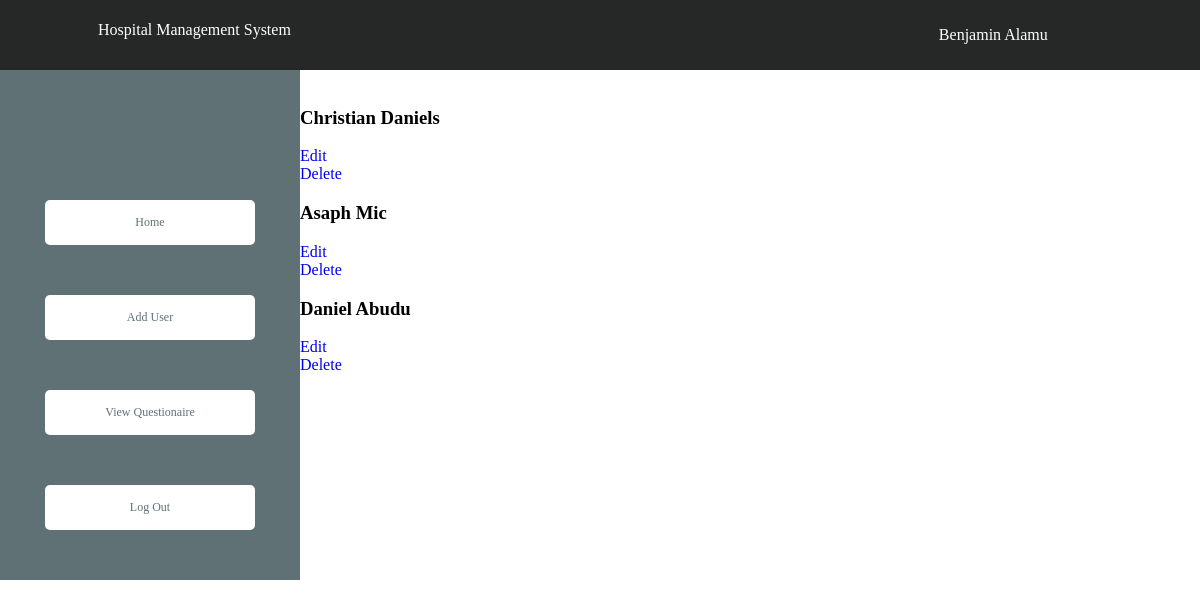
/search-patient.php (signed in), run on the app's committed database.
### tables this page shows
CREATE TABLE `patient_bio` (
  `id` int(11) NOT NULL,
  `firstname` varchar(30) NOT NULL,
  `lastname` varchar(30) NOT NULL,
  `phonenum` varchar(15) NOT NULL,
  `address` varchar(1000) DEFAULT NULL
);

### search-patient.php (the view, shortened to what this page needs)
<!DOCTYPE html>
<html lang="en" dir="ltr">
  <head>
    <link rel="stylesheet" href="css/forms.css">
    <link rel="stylesheet" href="css/main.css">
  </head>
  <body>
  <?php include "inc/header.php"; ?>
  <?php include "inc/adminleft.php"; ?>
  <div class = "rightside">
      <div>
          <?php include "inc/database.php";
          echo "<br>";
          $query = $_POST["search-patient"];
          $sql = $conn -> query("SELECT * FROM patient_bio WHERE firstname like '%" . $query . "%'  OR lastname like '%" . $query . "%'");
          $sql = $sql -> fetchAll(PDO::FETCH_ASSOC);
          foreach($sql as $result){
              echo "<h3> " . $result["firstname"] . " " . $result["lastname"] . " </h3>";
              echo "<a href = 'editpatient.php?id=". $result["id"] . "'>Edit</a>";
              echo "<a href = 'deletepatient.php?id=". $result["id"] . "'>Delete</a>";
          }
          ?>
      </div>
  </div>
</body>
</html>

### css/forms.css (style rules this page uses)
html,body { margin:0; font-family: "Montserrat"; }
.rightside { width:75%; float: right; margin : 0; margin-top: 70px; }
a { display: block; text-decoration: white; text-decoration-line: none; }

### data on the page
patient_bio: firstname "Christian", lastname "Daniels"
patient_bio: firstname "Asaph", lastname "Mic"
patient_bio: firstname "Daniel", lastname "Abudu"

### other printed values
$_SESSION['staff_name'] "Benjamin Alamu"
